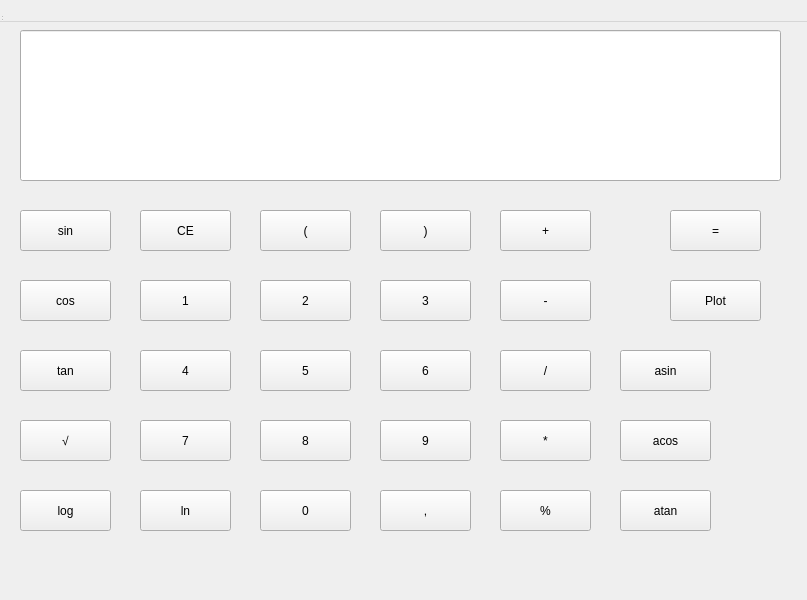
<?xml version="1.0" encoding="UTF-8"?>
<ui version="4.0">
 <class>CalculatorWindow</class>
 <widget class="QWidget" name="CalculatorWindow">
  <property name="geometry">
   <rect>
    <x>0</x>
    <y>0</y>
    <width>807</width>
    <height>600</height>
   </rect>
  </property>
  <property name="windowTitle">
   <string>Calculator</string>
  </property>
  <widget class="QWidget" name="centralwidget">
   <widget class="QLineEdit" name="lineEdit">
    <property name="geometry">
     <rect>
      <x>20</x>
      <y>30</y>
      <width>761</width>
      <height>151</height>
     </rect>
    </property>
   </widget>
   <widget class="QPushButton" name="button0">
    <property name="geometry">
     <rect>
      <x>260</x>
      <y>490</y>
      <width>91</width>
      <height>41</height>
     </rect>
    </property>
    <property name="text">
     <string>0</string>
    </property>
   </widget>
   <widget class="QPushButton" name="button1">
    <property name="geometry">
     <rect>
      <x>140</x>
      <y>280</y>
      <width>91</width>
      <height>41</height>
     </rect>
    </property>
    <property name="text">
     <string>1</string>
    </property>
   </widget>
   <widget class="QPushButton" name="button3">
    <property name="geometry">
     <rect>
      <x>380</x>
      <y>280</y>
      <width>91</width>
      <height>41</height>
     </rect>
    </property>
    <property name="text">
     <string>3</string>
    </property>
   </widget>
   <widget class="QPushButton" name="button4">
    <property name="geometry">
     <rect>
      <x>140</x>
      <y>350</y>
      <width>91</width>
      <height>41</height>
     </rect>
    </property>
    <property name="text">
     <string>4</string>
    </property>
   </widget>
   <widget class="QPushButton" name="button8">
    <property name="geometry">
     <rect>
      <x>260</x>
      <y>420</y>
      <width>91</width>
      <height>41</height>
     </rect>
    </property>
    <property name="text">
     <string>8</string>
    </property>
   </widget>
   <widget class="QPushButton" name="button6">
    <property name="geometry">
     <rect>
      <x>380</x>
      <y>350</y>
      <width>91</width>
      <height>41</height>
     </rect>
    </property>
    <property name="text">
     <string>6</string>
    </property>
   </widget>
   <widget class="QPushButton" name="button7">
    <property name="geometry">
     <rect>
      <x>140</x>
      <y>420</y>
      <width>91</width>
      <height>41</height>
     </rect>
    </property>
    <property name="text">
     <string>7</string>
    </property>
   </widget>
   <widget class="QPushButton" name="button5">
    <property name="geometry">
     <rect>
      <x>260</x>
      <y>350</y>
      <width>91</width>
      <height>41</height>
     </rect>
    </property>
    <property name="text">
     <string>5</string>
    </property>
   </widget>
   <widget class="QPushButton" name="button9">
    <property name="geometry">
     <rect>
      <x>380</x>
      <y>420</y>
      <width>91</width>
      <height>41</height>
     </rect>
    </property>
    <property name="text">
     <string>9</string>
    </property>
   </widget>
   <widget class="QPushButton" name="buttonPlus">
    <property name="geometry">
     <rect>
      <x>500</x>
      <y>210</y>
      <width>91</width>
      <height>41</height>
     </rect>
    </property>
    <property name="text">
     <string>+</string>
    </property>
   </widget>
   <widget class="QPushButton" name="buttonMinus">
    <property name="geometry">
     <rect>
      <x>500</x>
      <y>280</y>
      <width>91</width>
      <height>41</height>
     </rect>
    </property>
    <property name="text">
     <string>-</string>
    </property>
   </widget>
   <widget class="QPushButton" name="buttonEqual">
    <property name="geometry">
     <rect>
      <x>670</x>
      <y>210</y>
      <width>91</width>
      <height>41</height>
     </rect>
    </property>
    <property name="text">
     <string>=</string>
    </property>
   </widget>
   <widget class="QPushButton" name="buttonClear">
    <property name="geometry">
     <rect>
      <x>140</x>
      <y>210</y>
      <width>91</width>
      <height>41</height>
     </rect>
    </property>
    <property name="text">
     <string>CE</string>
    </property>
   </widget>
   <widget class="QPushButton" name="buttonDivide">
    <property name="geometry">
     <rect>
      <x>500</x>
      <y>350</y>
      <width>91</width>
      <height>41</height>
     </rect>
    </property>
    <property name="text">
     <string>/</string>
    </property>
   </widget>
   <widget class="QPushButton" name="button2">
    <property name="geometry">
     <rect>
      <x>260</x>
      <y>280</y>
      <width>91</width>
      <height>41</height>
     </rect>
    </property>
    <property name="text">
     <string>2</string>
    </property>
   </widget>
   <widget class="QPushButton" name="buttonDot">
    <property name="geometry">
     <rect>
      <x>380</x>
      <y>490</y>
      <width>91</width>
      <height>41</height>
     </rect>
    </property>
    <property name="text">
     <string>,</string>
    </property>
   </widget>
   <widget class="QPushButton" name="buttonLeftParenthesis">
    <property name="geometry">
     <rect>
      <x>260</x>
      <y>210</y>
      <width>91</width>
      <height>41</height>
     </rect>
    </property>
    <property name="text">
     <string>(</string>
    </property>
   </widget>
   <widget class="QPushButton" name="buttonRightParenthesis">
    <property name="geometry">
     <rect>
      <x>380</x>
      <y>210</y>
      <width>91</width>
      <height>41</height>
     </rect>
    </property>
    <property name="text">
     <string>)</string>
    </property>
   </widget>
   <widget class="QPushButton" name="buttonMultiply">
    <property name="geometry">
     <rect>
      <x>500</x>
      <y>420</y>
      <width>91</width>
      <height>41</height>
     </rect>
    </property>
    <property name="text">
     <string>*</string>
    </property>
   </widget>
   <widget class="QPushButton" name="buttonMod">
    <property name="geometry">
     <rect>
      <x>500</x>
      <y>490</y>
      <width>91</width>
      <height>41</height>
     </rect>
    </property>
    <property name="text">
     <string>%</string>
    </property>
   </widget>
   <widget class="QPushButton" name="buttonSqrt">
    <property name="geometry">
     <rect>
      <x>20</x>
      <y>420</y>
      <width>91</width>
      <height>41</height>
     </rect>
    </property>
    <property name="text">
     <string>√</string>
    </property>
   </widget>
   <widget class="QPushButton" name="buttonSin">
    <property name="enabled">
     <bool>true</bool>
    </property>
    <property name="geometry">
     <rect>
      <x>20</x>
      <y>210</y>
      <width>91</width>
      <height>41</height>
     </rect>
    </property>
    <property name="text">
     <string>sin</string>
    </property>
   </widget>
   <widget class="QPushButton" name="buttonCos">
    <property name="geometry">
     <rect>
      <x>20</x>
      <y>280</y>
      <width>91</width>
      <height>41</height>
     </rect>
    </property>
    <property name="text">
     <string>cos</string>
    </property>
   </widget>
   <widget class="QPushButton" name="buttonTan">
    <property name="geometry">
     <rect>
      <x>20</x>
      <y>350</y>
      <width>91</width>
      <height>41</height>
     </rect>
    </property>
    <property name="text">
     <string>tan</string>
    </property>
   </widget>
   <widget class="QPushButton" name="buttonLog">
    <property name="geometry">
     <rect>
      <x>20</x>
      <y>490</y>
      <width>91</width>
      <height>41</height>
     </rect>
    </property>
    <property name="text">
     <string>log</string>
    </property>
   </widget>
   <widget class="QPushButton" name="buttonLn">
    <property name="geometry">
     <rect>
      <x>140</x>
      <y>490</y>
      <width>91</width>
      <height>41</height>
     </rect>
    </property>
    <property name="text">
     <string>ln</string>
    </property>
   </widget>
   <widget class="QPushButton" name="buttonAsin">
    <property name="enabled">
     <bool>true</bool>
    </property>
    <property name="geometry">
     <rect>
      <x>620</x>
      <y>350</y>
      <width>91</width>
      <height>41</height>
     </rect>
    </property>
    <property name="text">
     <string>asin</string>
    </property>
   </widget>
   <widget class="QPushButton" name="buttonAcos">
    <property name="enabled">
     <bool>true</bool>
    </property>
    <property name="geometry">
     <rect>
      <x>620</x>
      <y>420</y>
      <width>91</width>
      <height>41</height>
     </rect>
    </property>
    <property name="text">
     <string>acos</string>
    </property>
   </widget>
   <widget class="QPushButton" name="buttonAtan">
    <property name="enabled">
     <bool>true</bool>
    </property>
    <property name="geometry">
     <rect>
      <x>620</x>
      <y>490</y>
      <width>91</width>
      <height>41</height>
     </rect>
    </property>
    <property name="text">
     <string>atan</string>
    </property>
   </widget>
   <widget class="QPushButton" name="modeButton">
    <property name="geometry">
     <rect>
      <x>670</x>
      <y>280</y>
      <width>91</width>
      <height>41</height>
     </rect>
    </property>
    <property name="text">
     <string>Plot</string>
    </property>
   </widget>
  </widget>
  <widget class="QMenuBar" name="menubar">
   <property name="geometry">
    <rect>
     <x>0</x>
     <y>0</y>
     <width>807</width>
     <height>22</height>
    </rect>
   </property>
  </widget>
  <widget class="QStatusBar" name="statusbar"/>
 </widget>
 <resources/>
 <connections/>
</ui>
